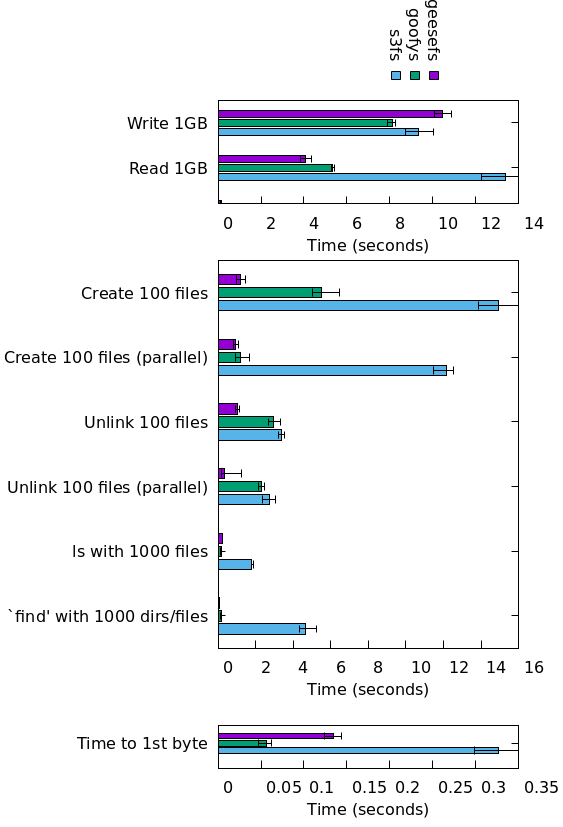

Write the gnuplot code that produced this figure.
#!/usr/bin/gnuplot

reset
#fontsize = 12
set terminal pngcairo crop size 1000,640
set output ARG2
#set key at graph 0.24, 0.8 horizontal samplen 0.1

set key at graph -0.1, 0.75 horizontal samplen 0.1

set style data histogram
set style histogram errorbars gap 2 lw 1
set style fill solid 1.00 border 0
set boxwidth 0.8
set xtic rotate
unset ytics
set y2tics rotate by 90

#set yrange [0:100];

set y2label 'Time (seconds)' offset -2.5
set xlabel ' '
set size 1, 1

#set label 1 ARG3 at graph -0.4, 0.8 left rotate by 90
#set label 2 ARG4 at graph -0.2, 0.8 left rotate by 90
#set label 3 ARG5 at graph 0, 0.8 left rotate by 90

set lmargin at screen 0.1

set datafile separator "\t"

set multiplot #layout 1,3
set bmargin at screen 0.4
#set size 1, 1

set origin 0.0,0.1
set size 0.31,0.8
set xrange [5.5:7.8]

plot ARG1 using 2:3:4 title ARG3, \
     '' using 5:6:7 title ARG4, \
     '' using 8:9:10 title ARG5, \
     '' using 0:(0):xticlabel(1) w l title ''

set key off
unset label 1
unset label 2
unset label 3
set lmargin

set origin 0.255,0.1
set size 0.5,0.8
set xrange [-1:5.8]

plot ARG1 using 2:3:4 title ARG3, \
     '' using 5:6:7 title ARG4, \
     '' using 8:9:10 title ARG5, \
     '' using 0:(0):xticlabel(1) w l title ''

set origin 0.7,0.1
set size 0.175,0.8
set xrange [7.5:8.7]
#set yrange [0:4.0]

plot ARG1 using 2:3:4 title ARG3, \
     '' using 5:6:7 title ARG4, \
     '' using 8:9:10 title ARG5, \
     '' using 0:(0):xticlabel(1) w l title ''

unset multiplot
